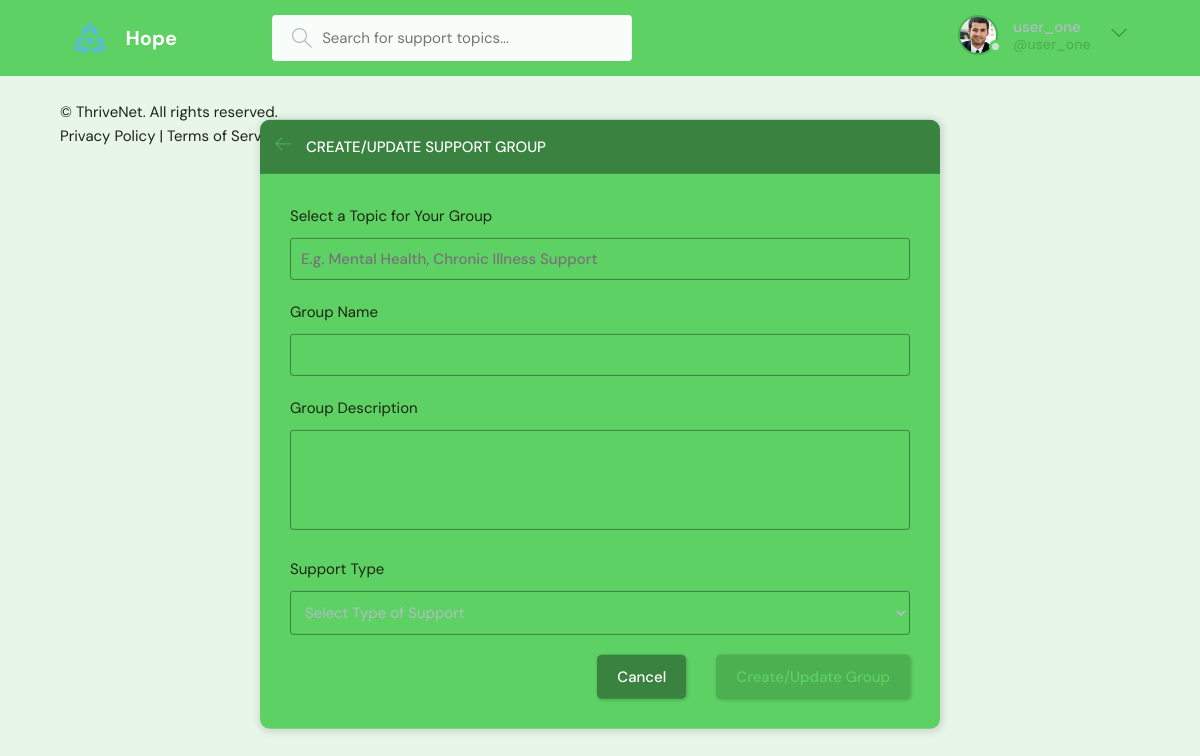
/create-room/ (signed in), run on the app's committed database.
### base/models.py (models this page shows, shortened)
class User(AbstractUser):
    name = models.CharField(max_length=200, null=True)  # User's full name
    email = models.EmailField(unique=True, null=True)  # Unique email for each user
    bio = models.TextField(null=True)  # Short biography of the user
    avatar = models.ImageField(null=True, default="avatar.svg")  # User's avatar image
    USERNAME_FIELD = 'email'  # Use email as the username field
    REQUIRED_FIELDS = []  # No additional fields required for user creation
    objects = UserManager()  # Set the custom user manager

### base/views.py (the view, shortened to what this page needs)
# urls.py: path('create-room/', views.createRoom, name="create-room"),  # Create new room
@login_required(login_url='login')
def createRoom(request):
    form = RoomForm()
    all_topics = Topic.objects.all()
    context = {'form': form, 'topics': all_topics}
    return render(request, 'base/room_form.html', context)

### base/forms.py
class RoomForm(forms.ModelForm):
    class Meta:
        model = Room  # Specify the Room model
        fields = '__all__'  # Include all fields
        exclude = ['host', 'participants']  # Exclude these fields from the form

### base/templates/base/room_form.html (shortened to what this page needs)
{% extends 'main.html' %}
{% block content %}
<main class="create-room layout">
  <div class="container">
    <div class="layout__box">
      <div class="layout__boxHeader">
        <div class="layout__boxTitle">
          <a href="{{request.META.HTTP_REFERER}}">
            <svg version="1.1" xmlns="http://www.w3.org/2000/svg" width="32" height="32" viewBox="0 0 32 32">
              <title>arrow-left</title>
              <path
                d="M13.723 2.286l-13.723 13.714 13.719 13.714 1.616-1.611-10.96-10.96h27.625v-2.286h-27.625l10.965-10.965-1.616-1.607z">
              </path>
            </svg>
          </a>
          <h3>Create/Update Support Group</h3>
        </div>
      </div>
      <div class="layout__body">
        <form class="form" action="" method="POST">
          <div class="form__group">
            <label for="group_topic">Select a Topic for Your Group</label>
            <input required type="text" value="{{room.topic.name}}" name="topic" list="topic-list" placeholder="E.g. Mental Health, Chronic Illness Support" />
          </div>
          <div class="form__group">
            <label for="group_name">Group Name</label>
            {{form.name}}
          </div>
          <div class="form__group">
            <label for="group_description">Group Description</label>
            {{form.description}}
          </div>
          <div class="form__group">
            <label for="group_support_type">Support Type</label>
            <select required name="support_type" id="group_support_type">
              <option value="">Select Type of Support</option>
            </select>
          </div>
          <div class="form__action">
            <a class="btn btn--dark" href="{{request.META.HTTP_REFERER}}">Cancel</a>
            <button class="btn btn--main" type="submit">Create/Update Group</button>
          </div>
        </form>
      </div>
    </div>
  </div>
</main>
{% endblock content %}

### templates/navbar.html (shortened to what this page needs)
{% load static %}
<header class="header header--loggedIn">
    <div class="container">
        <a href="{% url 'home' %}" class="header__logo">
            <img src="{% static 'images/logo.svg' %}" alt="Hope Logo" />
            <h1>Hope</h1>
        </a>
        <form class="header__search" method="GET" action="{% url 'home' %}">
            <label>
                <input name="q" placeholder="Search for support topics..." />
            </label>
        </form>
        <nav class="header__menu">
            {% if request.user.is_authenticated %}
            <div class="header__user">
                <a href="{% url 'update-user' %}">
                    <div class="avatar avatar--medium active">
                        <img src="{{ request.user.avatar.url }}" alt="{{ request.user.username }}'s avatar" />
                    </div>
                    <p>{{ request.user.username }} <span>@{{ request.user.username }}</span></p>
                </a>
                <button class="dropdown-button">
                    <svg version="1.1" xmlns="http://www.w3.org/2000/svg" width="32" height="32" viewBox="0 0 32 32">
                        <title>chevron-down</title>
                        <path d="M16 21l-13-13h-3l16 16 16-16h-3l-13 13z"></path>
                    </svg>
                </button>
            </div>
            {% else %}
            <a href="{% url 'login' %}">
                <img src="{% static 'images/avatar.svg' %}" alt="Login Icon" />
                <p>Login</p>
            </a>
            {% endif %}
        </nav>
    </div>
</header>

### data on the page
User: user.avatar (picture), user.username "user_one"
